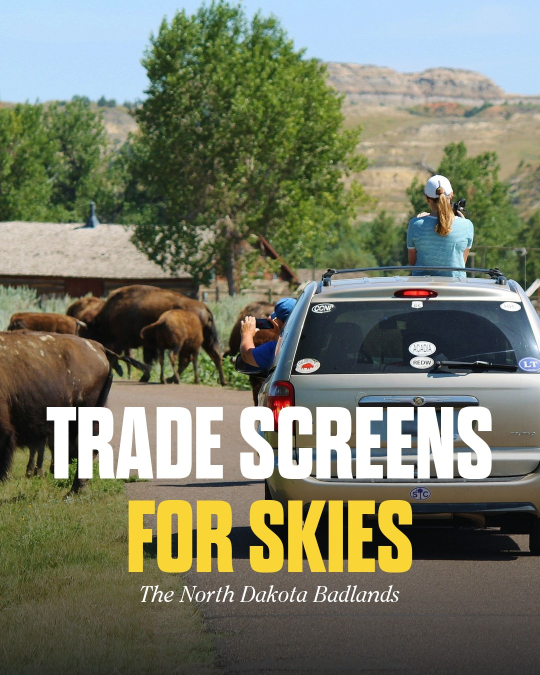
#> input picture creative/brand-cards/screens-skies-bison-4x5.jpg, 1080 x 1350 px (shown at 1/2 size)
$ python brand_card.py ../creative/brand-cards/screens-skies-bison-4x5.jpg out.png --lines ../creative/brand-cards/screens-skies-library-1x1.jpg
#> lines starting #> are read from the running program, lines starting #| are printed output that depends on the picture
#!/usr/bin/env python3
"""Put a headline on a photo in the Library's brand type (Dharma Gothic E, all caps) and colors.

  python3 scripts/brand_card.py <photo> <out.jpg> --ratio 4:5 --lines "TRADE SCREENS|FOR SKIES" \
      [--accent 2] [--sub "Medora, North Dakota"] [--pos top|bottom] [--focus 0.5]

Fonts: the Library's licensed web fonts, converted to .otf in .work/fonts/ (gitignored — never
commit font files; the repo is public). Get them with the steps in llm.txt ("Brand cards").
Colors from the brand guidelines: accent colors are for headline text only.

Layout follows Peter Troutner's cleanup of the Trade Screens for Skies cards (Oct 23):
  - the headline fills the width inside 8.5% side margins; tight leading (0.82 x font size)
  - subline in ITC Clearface italic at 5.5% of width, set 4.5% of width below the headline
  - the text block starts about 19% down, in open sky, with air above it, not pinned to the top
  - no dark fade by default: pick a photo whose sky is dark enough to carry white type
    (deep blue, wispy high cloud, golden-hour light); only a soft shadow under the type
  - the subject (the building) sits low, across the lower third, with clean foreground."""
import argparse, pathlib
from PIL import Image, ImageDraw, ImageFont, ImageFilter
ROOT = pathlib.Path(__file__).resolve().parents[1]; F = ROOT / ".work" / "fonts"
COLORS = {"white": "#FFFFFF", "sunset-yellow": "#F9D635", "sunset-orange": "#FC924E", "sunset-pink": "#F36079",
          "spring-green": "#87BB41", "deep-orange": "#E7805D", "sand": "#D1CCBD", "night-sky": "#092A4D", "dark-gray": "#25282A"}
SIZES = {"1:1": (1080, 1080), "4:5": (1080, 1350), "9:16": (1080, 1920), "16:9": (1920, 1080)}

def cover(im, w, h, focus):
#> called with w = 1080, h = 1350, focus = (0.5, 0.5)
    r = max(w / im.width, h / im.height); im = im.resize((round(im.width * r), round(im.height * r)), Image.LANCZOS)
#> after `r = max(w / im.width, h / im.height)`: r = 1
#> in cover, im is the input picture: PIL image 1080x1350 RGB; mean R, G, B 121.6, 124.6, 104.8
    x = round((im.width - w) * focus[0]); y = round((im.height - h) * focus[1]); return im.crop((x, y, x + w, y + h))
#> after `x = round((im.width - w) * focus[0])`: x = 0
#> after `y = round((im.height - h) * focus[1])`: y = 0

def main():
    ap = argparse.ArgumentParser(); ap.add_argument("photo"); ap.add_argument("out")
    ap.add_argument("--ratio", default="4:5"); ap.add_argument("--lines", required=True)
    ap.add_argument("--accent", type=int, default=2, help="1-based line number drawn in the accent color (0 = none)")
    ap.add_argument("--color", default="white"); ap.add_argument("--accent-color", default="sunset-yellow")
    ap.add_argument("--sub", default=""); ap.add_argument("--pos", default="top", choices=["top", "bottom"])
    ap.add_argument("--shade", type=int, default=0, help="darkness of the fade behind the text, 0-255")
    ap.add_argument("--fx", type=float, default=0.5); ap.add_argument("--fy", type=float, default=0.5)
    a = ap.parse_args(); W, H = SIZES[a.ratio]
    im = cover(Image.open(a.photo).convert("RGB"), W, H, (a.fx, a.fy))
    # soft dark fade behind the text
    fade = Image.new("L", (1, 256)); fade.putdata([int(a.shade * (1 - i / 255) ** 1.4) for i in range(256)])
    fade = fade.resize((W, int(H * 0.55)))
#> fade: PIL image 1080x742 L; every value is 0
    if a.pos == "bottom": fade = fade.transpose(Image.FLIP_TOP_BOTTOM)
    shade = Image.new("RGB", (W, fade.height), (10, 14, 20))
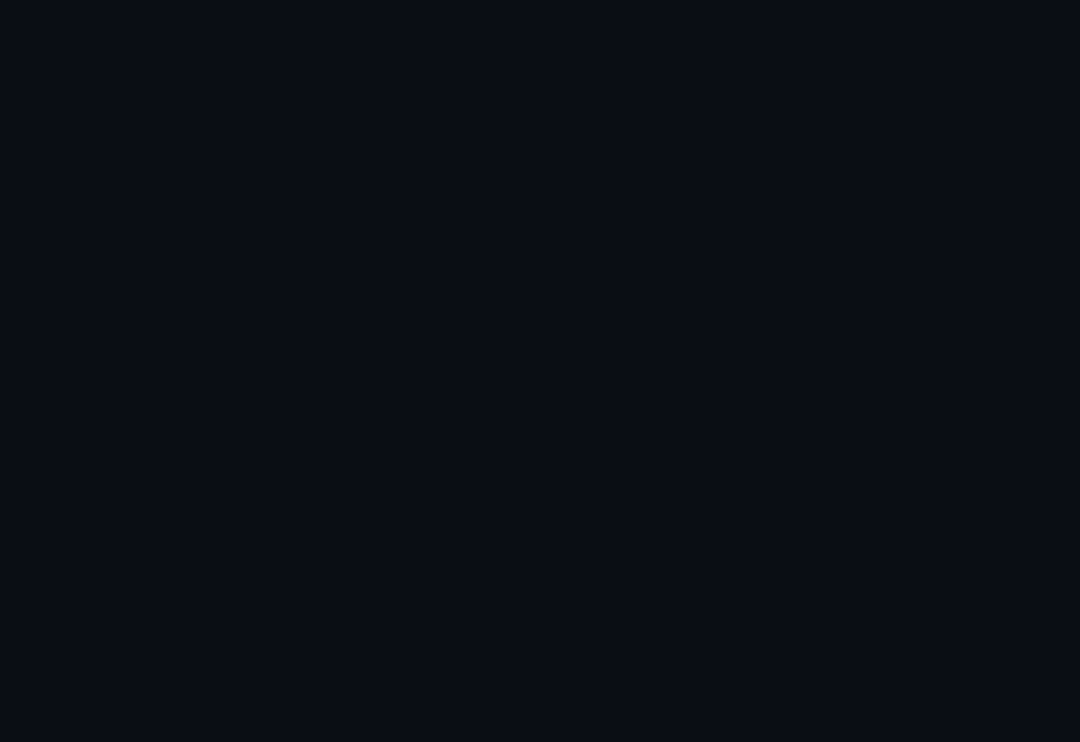
#> shade: PIL image 1080x742 RGB; mean R, G, B 10, 14, 20
    im.paste(shade, (0, 0 if a.pos == "top" else H - fade.height), fade)
    d = ImageDraw.Draw(im); lines = [l.upper() for l in a.lines.split("|")]
    margin = int(W * 0.085); maxw = W - 2 * margin
    size = 400
    font = lambda s: ImageFont.truetype(str(F / "dharma_type-dharmagothice-exbold.otf"), s)
    while max(d.textlength(l, font=font(size)) for l in lines) > maxw: size -= 4
#> this loop made 93 passes
#> size on passes 1 to 12: 396, 392, 388, 384, 380, 376, 372, 368, 364, 360, 356, 352
#> after the loop, size = 28
    size = min(size, int(H * 0.22))
    f = font(size); lh = int(size * 0.82)
#> after `lh = int(size * 0.82)`: lh = 22
    sub_f = ImageFont.truetype(str(F / "clearfacestd-italic.otf"), int(W * 0.055))
    gap = int(W * 0.045)
    block = lh * len(lines) + (gap + int(W * 0.055) if a.sub else 0)
#> block = 22
    y = int(H * 0.19) - int(size * 0.16) if a.pos == "top" else H - block - int(H * 0.09)
#> y = 252
    # soft shadow under the type so it holds up over bright skies and clouds
    sh = Image.new("L", (W, H), 0); sd = ImageDraw.Draw(sh); yy = y
#> after `sh = Image.new('L', (W, H), 0)`: sh: PIL image 1080x1350 L; every value is 0
#> after `yy = y`: yy = 252
    for l in lines: sd.text(((W - d.textlength(l, font=f)) / 2, yy + size * 0.03), l, font=f, fill=120); yy += lh
#> this loop made 1 pass
#> yy on pass 1: 274
#> after the loop, yy = 274
    if a.sub: sd.text(((W - d.textlength(a.sub, font=sub_f)) / 2, yy + gap + int(size * 0.02) + 2), a.sub, font=sub_f, fill=120)
    im.paste(Image.new("RGB", (W, H), (8, 12, 18)), (0, 0), sh.filter(ImageFilter.GaussianBlur(size * 0.06)))
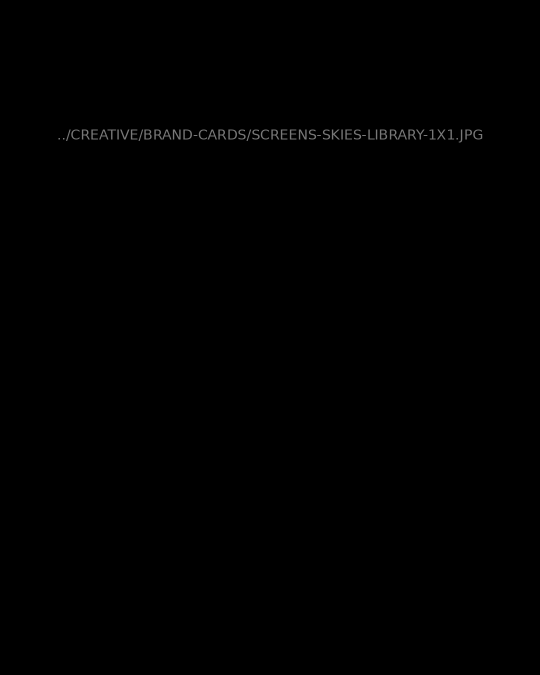
#> sh: PIL image 1080x1350 L (shown at 1/2 size); min 0, max 120, mean 0.4
    for i, l in enumerate(lines, 1):
        col = COLORS[a.accent_color] if i == a.accent else COLORS[a.color]
        d.text(((W - d.textlength(l, font=f)) / 2, y), l, font=f, fill=col); y += lh
#> this loop made 1 pass
#> after the loop, y = 274
    if a.sub:
        d.text(((W - d.textlength(a.sub, font=sub_f)) / 2, y + gap + int(size * 0.02)), a.sub, font=sub_f, fill=COLORS["white"])
    im.save(a.out, quality=90); print(a.out, im.size, "headline", size, "px")
#> after `im.save(a.out, quality=90)`:
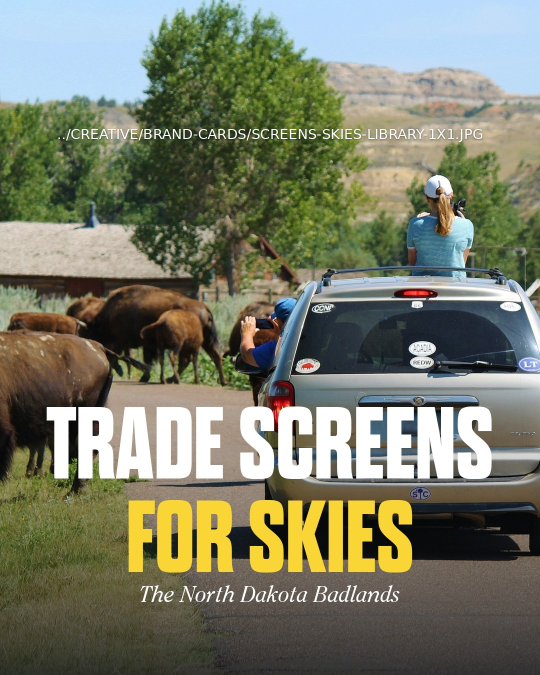
#> saved as out.png: PIL image 1080x1350 RGB (shown at 1/2 size); mean R, G, B 122, 125, 105.4
#| out.png (1080, 1350) headline 28 px

if __name__ == "__main__": main()

$ run again, on creative/brand-cards/screens-skies-library-4x5.jpg
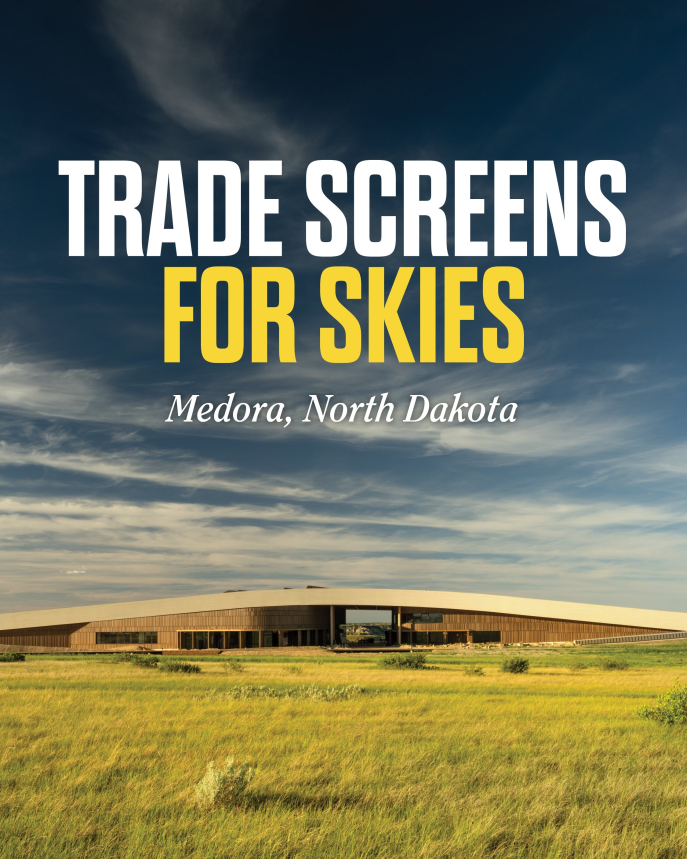
#> input picture creative/brand-cards/screens-skies-library-4x5.jpg, 2061 x 2576 px (shown at 1/3 size)
#> r = 0.524
#> in cover, `im = im.resize((round(im.width * r), round(im.height * r)), Image.LANC`:
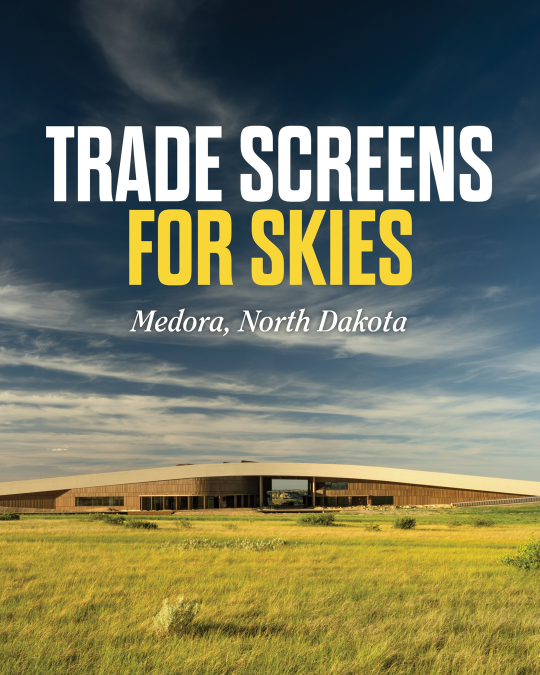
#> im: PIL image 1080x1350 RGB (shown at 1/2 size); mean R, G, B 116.3, 118.8, 93
#> x = 0
#> fade: PIL image 1080x742 L; every value is 0
#> the loop in main, `while max(d.textlength(l, font=font(size)) for l in lines) > maxw: siz..` made 93 passes
#> size on passes 1 to 8: 396, 392, 388, 384, 380, 376, 372, 368
#> after the loop in main, `while max(d.textlength(l, font=font(size)) for l in lines) > maxw: siz..`: size = 28
#> lh = 22
#> in main, `y = int(H * 0.19) - int(size * 0.16) if a.pos == "top" else H - block ..`: y = 252
#> the loop in main, `for l in lines: sd.text(((W - d.textlength(l, font=f)) / 2, yy + size ..` made 1 pass
#> yy on pass 1: 274
#> after the loop in main, `for l in lines: sd.text(((W - d.textlength(l, font=f)) / 2, yy + size ..`: yy = 274
#> the loop in main, `for i, l in enumerate(lines, 1):` made 1 pass
#> in main, `im.save(a.out, quality=90)`:
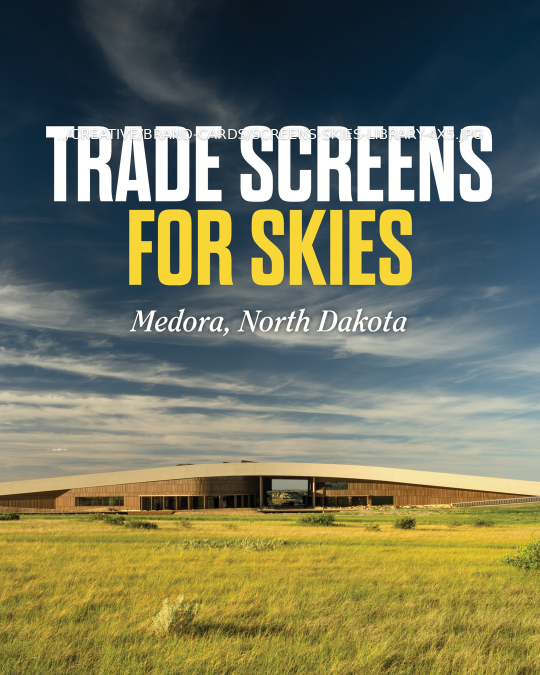
#> saved as out.png: PIL image 1080x1350 RGB (shown at 1/2 size); mean R, G, B 116.4, 118.9, 93
#| out.png (1080, 1350) headline 28 px

$ run again, on creative/brand-cards/screens-skies-library-9x16.jpg
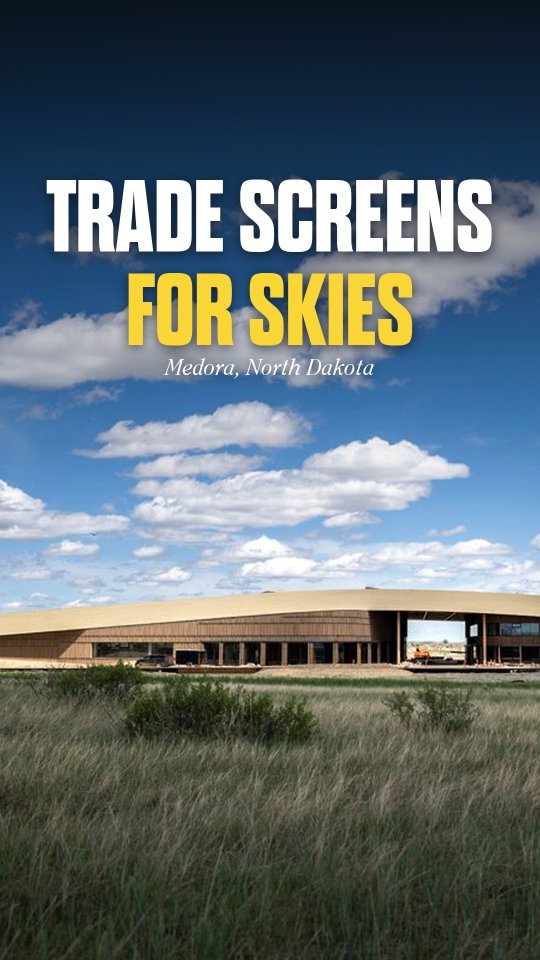
#> input picture creative/brand-cards/screens-skies-library-9x16.jpg, 1080 x 1920 px (shown at 1/2 size)
#> r = 1
#> in cover, im is the input picture: PIL image 1080x1920 RGB; mean R, G, B 96.1, 108.2, 112.4
#> x = 0
#> in cover, `y = round((im.height - h) * focus[1])`: y = 285
#> fade: PIL image 1080x742 L; every value is 0
#> the loop in main, `while max(d.textlength(l, font=font(size)) for l in lines) > maxw: siz..` made 93 passes
#> size on passes 1 to 8: 396, 392, 388, 384, 380, 376, 372, 368
#> after the loop in main, `while max(d.textlength(l, font=font(size)) for l in lines) > maxw: siz..`: size = 28
#> lh = 22
#> in main, `y = int(H * 0.19) - int(size * 0.16) if a.pos == "top" else H - block ..`: y = 252
#> the loop in main, `for l in lines: sd.text(((W - d.textlength(l, font=f)) / 2, yy + size ..` made 1 pass
#> yy on pass 1: 274
#> after the loop in main, `for l in lines: sd.text(((W - d.textlength(l, font=f)) / 2, yy + size ..`: yy = 274
#> im: PIL image 1080x1350 RGB
#> in main, `im.paste(Image.new("RGB", (W, H), (8, 12, 18)), (0, 0), sh.filter(Imag..`:
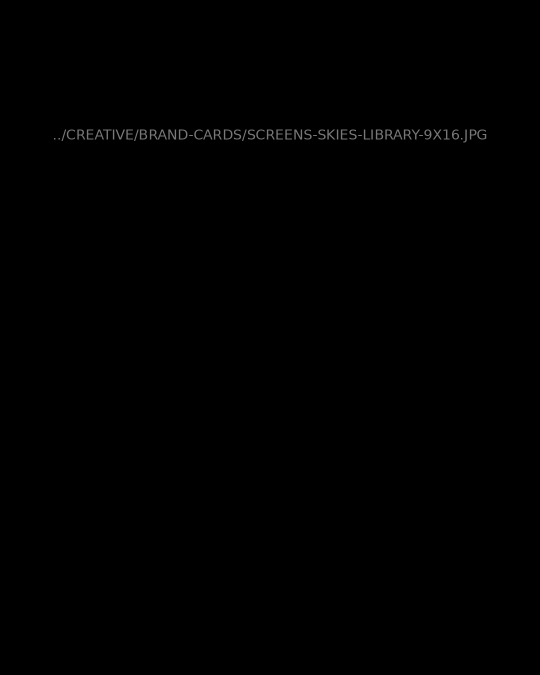
#> sh: PIL image 1080x1350 L (shown at 1/2 size); min 0, max 120, mean 0.4
#> the loop in main, `for i, l in enumerate(lines, 1):` made 1 pass
#> in main, `im.save(a.out, quality=90)`:
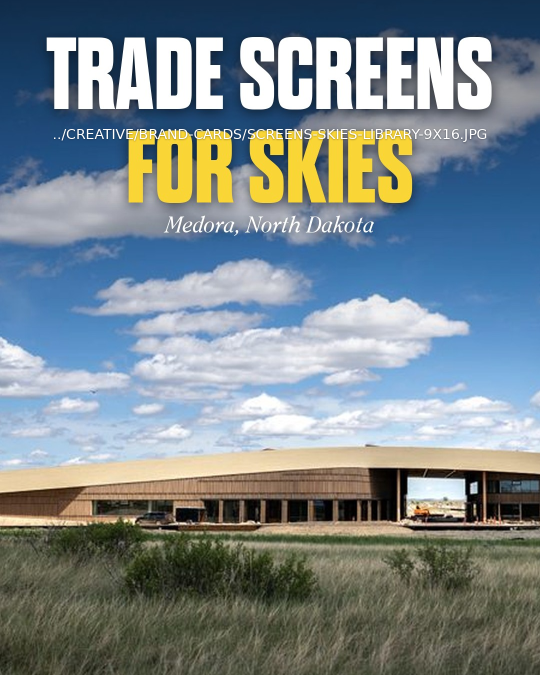
#> saved as out.png: PIL image 1080x1350 RGB (shown at 1/2 size); mean R, G, B 123.4, 135.7, 140.6
#| out.png (1080, 1350) headline 28 px
